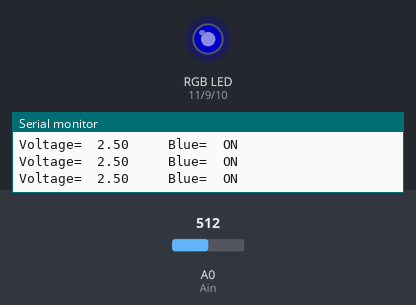
Bench run of a sketch on a simulated Arduino Uno, built with avr-gcc and run on an emulated ATmega328P. On the bench: an RGB LED mixed from three pins (HIGH = lit), the last lines printed to the serial monitor. Inputs (shaded band) come from the test bench; at power-on: A0 (Ain) = 512. Dim RGB values are drawn brighter than linear.

Above: at 1.2 s.
1.3 s: A0 (Ain) set to 348
4.3 s: A0 (Ain) set to 329
At 5.5 s:
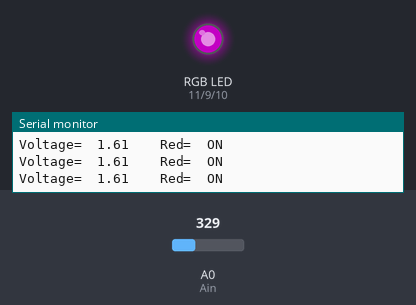
5.8 s: A0 (Ain) set to 670
8.8 s: A0 (Ain) set to 698
At 9.6 s:
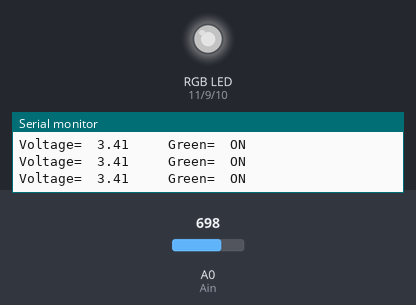
Timing chart, 0 to 11.3 s (numbered marks = the images above; inputs shaded):
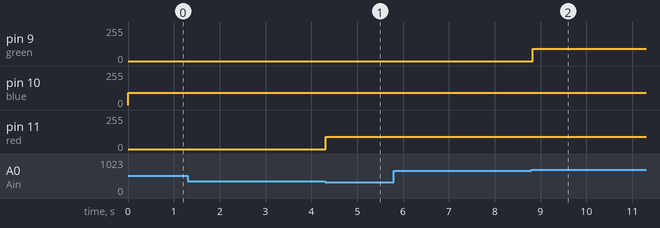

The sketch:

ALPHA_RGB_color_selector.ino
```cpp
/*
This program will demonstrate a selection of three colours, red, green, blue depending on an input (potentiometer reading).
It will use if, if else, else functions in order to acheive this.
*/

// analog input =  1023 ,analog output = 255
int Ain = A0; //set A0 to Ain
int red = 11; //set pin 11 to red
int blue = 10; //set pin 10 to blue
int green = 9; //set pin 9 to green

void setup() {

pinMode (Ain, INPUT ); // Specify Ain as input
pinMode(red, OUTPUT);  // Specify red as output
pinMode(blue, OUTPUT); // Specify blue as output
pinMode(green, OUTPUT); // Specify green as output
Serial.begin(9600); //begin serial print at 9600 bps

}

void loop() {

int Ain = analogRead(A0); // set Ain to "reading analog input A0"

float voltage = 5.0*Ain/1023.0; // formula to turn analog value into voltage value
Serial.print("Voltage="); //start serial print "Voltage=""
Serial.print("\t"); // leave a space
Serial.print(voltage); //safter space, write the answer to the previous equation


if (Ain >= 0 && Ain < 341) { // if Ain has a value greater than or equal to 0 and less than 341
analogWrite(red, 91); //turn on red LED at value 91
Serial.print("    Red="); //then serial print "  Red="
Serial.print("\t"); // leave a space
Serial.println("ON"); // show the status of the LED as ON then move to the next monitor line
}

else if (Ain >= 341 && Ain <= 682) { // or else if Ain has a value greater than or equal to 341 and less than 682
analogWrite(blue, 91); //turn on blue LED at value 91
Serial.print("     Blue="); //then serial print "  Blue="
Serial.print("\t"); //leave a space
Serial.println("ON"); // show the status of the LED as ON then move to the next monitor line
}

else { // or else Ain has a value greater than 682
analogWrite(green, 91); //turn on green LED at value 91
Serial.print("     Green="); //then serial print "  Green="
Serial.print("\t"); //leave a space
Serial.println("ON"); // show the status of the LED as ON then move to the next monitor line
}

}
```

Measured:
- the behaviour switches between 341 and 340 on A0 (Ain) (found by bisection; images 0 and 1)
- the behaviour switches between 682 and 683 on A0 (Ain) (found by bisection; images 1 and 2)
- after the input at 4.3 s, pin 11 (red): 0/255 → 91/255 at once
- after the input at 8.8 s, pin 9 (green): 0/255 → 91/255 at once
